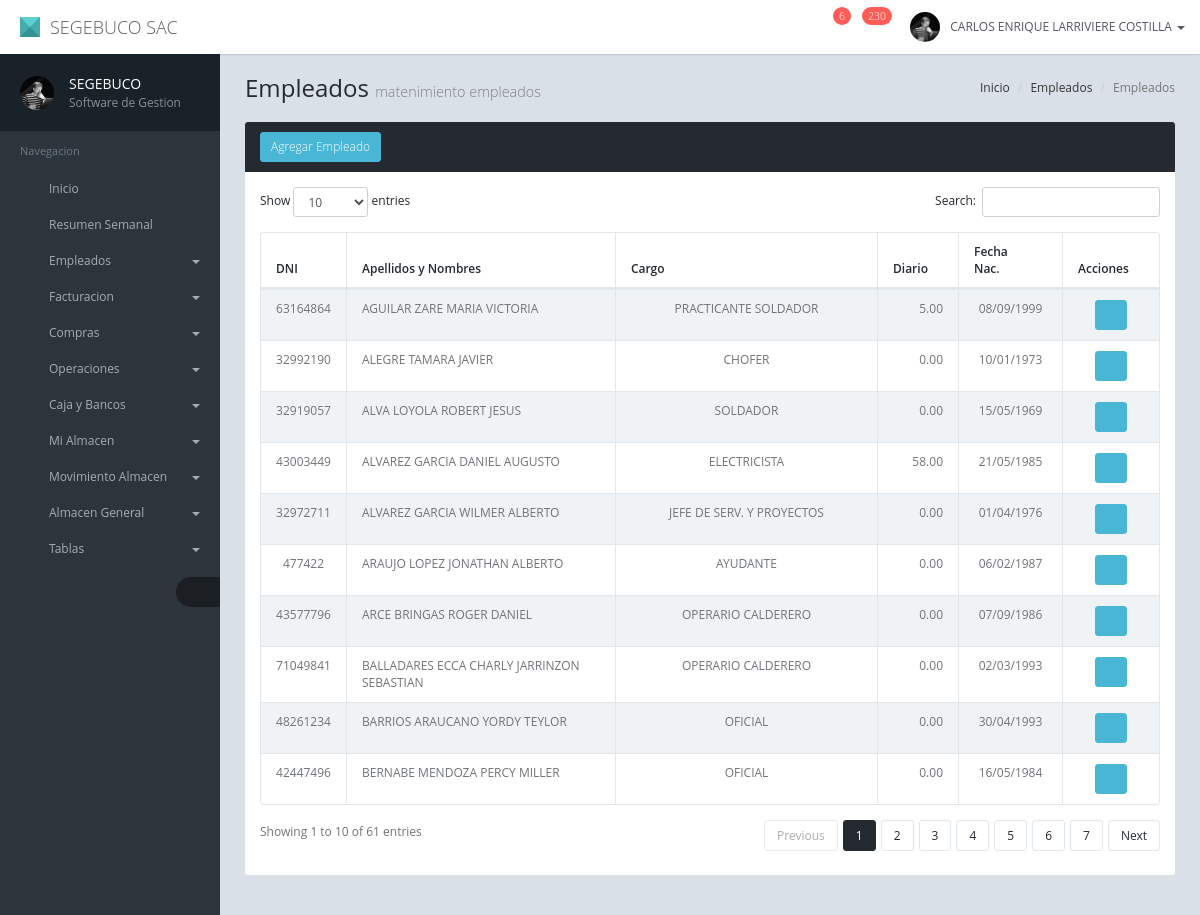
Screenshot of /intranet/old/ver_empleados.php (signed in) with the database file from the repository.
### tables this page shows
CREATE TABLE `colaborador` (
  `id` int(4) NOT NULL,
  `dni` char(8) NOT NULL,
  `nombres` varchar(45) NOT NULL,
  `ape_pat` varchar(45) NOT NULL,
  `ape_mat` varchar(45) NOT NULL,
  `direccion` varchar(150) NOT NULL,
  `email` varchar(150) NOT NULL,
  `fecha_nacimiento` date NOT NULL,
  `telefono1` char(10) NOT NULL,
  `telefono2` char(10) NOT NULL,
  `grado_estudios` int(2) NOT NULL,
  `profesion` varchar(150) NOT NULL,
  `cargo` int(4) NOT NULL,
  `categoria` int(1) NOT NULL,
  `jornal_dia` float(5,2) NOT NULL,
  `estado_civil` int(1) NOT NULL,
  `imagen` varchar(15) NOT NULL,
  `curriculum` varchar(20) NOT NULL,
  `archivo_dni` varchar(20) NOT NULL,
  `estado` char(1) NOT NULL
);

CREATE TABLE `detalle_tabla_general` (
  `general` int(4) NOT NULL,
  `id` int(4) NOT NULL,
  `descripcion` varchar(45) NOT NULL,
  `atributo` varchar(45) NOT NULL
);

### intranet/old/class/cl_empleado.php (called while the page is built, shortened)
<?php
include 'cl_conectar.php';
class cl_empleado {
    private $codigo;
    private $nombres;
    private $paterno;
    private $materno;
    function getNombres() {
        return $this->nombres;
    }
    function getPaterno() {
        return $this->paterno;
    }
    function getMaterno() {
        return $this->materno;
    }
    function setCodigo($codigo) {
        $this->codigo = $codigo;
    }
    function v_tabla_empleados() {
        global $conn;
        $query = "select c.id, c.dni, concat (c.ape_pat, ' ',c.ape_mat,' ', c.nombres) as nombres, c.fecha_nacimiento, c.jornal_dia, cat.descripcion as categoria, civ.descripcion as estado_civil, car.descripcion as cargo "
                . "from colaborador as c "
                . "inner join detalle_tabla_general as cat on cat.general = '4' and cat.id = c.categoria "
                . "inner join detalle_tabla_general as civ on civ.general = '3' and civ.id = c.estado_civil "
                . "inner join detalle_tabla_general as car on car.general = '1' and car.id = c.cargo ";
        $resultado = $conn->query($query);
        $fila = $resultado->fetch_all(MYSQLI_ASSOC);
        return $fila;
    }
    function obtener_datos() {
        $existe = false;
        global $conn;
        $consulta = "select * from colaborador where id = '" . $this->codigo . "'";
        $respuesta = $conn->query($consulta);
        if ($respuesta->num_rows > 0) {
            while ($fila = $respuesta->fetch_assoc()) {
                $existe = true;
                $this->nombres = $fila['nombres'];
                $this->paterno = $fila['ape_pat'];
                $this->materno = $fila['ape_mat'];
                $this->materno = $fila['ape_mat'];
            }
        }
        return $existe;
    }
}

### intranet/old/class/cl_notificacion.php (called while the page is built, shortened)
<?php
require_once 'cl_empleado.php';
class cl_notificacion {
    function cumpleanos() {
        $cl_empleado = new cl_empleado();
    }
}

### intranet/old/class/cl_varios.php (called while the page is built, shortened)
<?php
class cl_varios {
    function fecha_mysql_web($source) {
        $date = new DateTime($source);
        return $date->format('d/m/Y');
    }
}

### intranet/old/ver_empleados.php (the view, shortened to what this page needs)
<?php
require 'class/cl_empleado.php';
require 'class/cl_varios.php';
$cl_varios = new cl_varios();
?>
<!DOCTYPE html>
<html lang="es">
    <head>
        <link href="assets/plugins/jquery-ui/themes/base/minified/jquery-ui.min.css" rel="stylesheet" />
        <link href="assets/plugins/bootstrap/css/bootstrap.min.css" rel="stylesheet" />
        <link href="assets/plugins/font-awesome/css/font-awesome.min.css" rel="stylesheet" />
        <link href="assets/css/animate.min.css" rel="stylesheet" />
        <link href="assets/css/style.min.css" rel="stylesheet" />
        <link href="assets/css/style-responsive.min.css" rel="stylesheet" />
        <link href="assets/css/theme/default.css" rel="stylesheet" id="theme" />
        <link href="assets/plugins/DataTables/media/css/dataTables.bootstrap.min.css" rel="stylesheet" />
        <link href="assets/plugins/DataTables/extensions/Responsive/css/responsive.bootstrap.min.css" rel="stylesheet" />
    </head>
    <body>
        <div id="page-container" class="page-container fade page-sidebar-fixed page-header-fixed">
            <?php include 'includes/header.php'; ?>
            <?php include 'includes/sidebar.php'; ?>
            <div id="content" class="content">
                <ol class="breadcrumb pull-right">
                    <li><a href="javascript:;">Inicio</a></li>
                    <li><a href="javascript:;">Empleados</a></li>
                    <li class="active">Empleados</li>
                </ol>
                <h1 class="page-header">Empleados <small>matenimiento empleados</small></h1>
                <div class="row">
                    <div class="col-md-12">
                        <div class="panel panel-inverse">
                            <div class="panel-heading">
                                <a href="reg_empleado.php" class="btn btn-info btn-sm" >Agregar Empleado</a>
                            </div>
                            <div class="panel-body">
                                <div class="table-responsive123">
                                    <table id="tabla_empleados" class="table table-striped table-bordered">
                                        <thead>
                                            <tr>
                                                <th>DNI</th>
                                                <th>Apellidos y Nombres</th>
                                                <th>Cargo</th>
                                                <th>Diario</th>
                                                <th>Fecha Nac.</th>
                                                <th>Acciones</th>
                                            </tr>
                                        </thead>
                                        <tbody>
                                            <?php
                                            $a_empleados = $cl_empleado->v_tabla_empleados();
                                            foreach ($a_empleados as $value) {
                                                ?>
                                                <tr class="odd gradeX">
                                                    <td class="text-center"><?php echo $value['dni'] ?></td>
                                                    <td><?php echo $value['nombres'] ?></td>
                                                    <td class="text-center"><?php echo $value['cargo'] ?></td>
                                                    <td class="text-right"><?php echo $value['jornal_dia'] ?></td>
                                                    <td class="text-center"><?php echo $cl_varios->fecha_mysql_web($value['fecha_nacimiento']) ?></td>
                                                    <td class="text-center">
                                                        <a href="mod_empleado.php?codigo=<?php echo $value['id'] ?>" class="btn btn-info btn-sm"><i class="fa fa-edit"></i></a>
                                                    </td>
                                                </tr>
                                                <?php
                                            }
                                            ?>
                                        </tbody>
                                    </table>
                                </div>
                            </div>
                        </div>
                    </div>
                </div>
            </div>
        </div>
    </body>
</html>

### intranet/old/includes/header.php (shortened to what this page needs)
<?php
include 'class/cl_notificacion.php';
require_once 'class/cl_almacen.php';
require_once 'class/cl_empleado.php';
$cl_uempleado = new cl_empleado();
$cl_uempleado->setCodigo($_SESSION["empleado"]);
$cl_uempleado->obtener_datos();
$a_cumpleanos = $_SESSION['cumpleanos'];
$a_notificacion = $_SESSION['notificaciones'];
?>
<div id="header" class="header navbar navbar-default navbar-fixed-top">
    <div class="container-fluid">
        <div class="navbar-header">
            <a href="index.php" class="navbar-brand"><span class="navbar-logo"></span> SEGEBUCO SAC</a>
        </div>
        <ul class="nav navbar-nav navbar-right">
            <li class="dropdown">
                <a href="javascript:;" data-toggle="dropdown" class="dropdown-toggle f-s-14">
                    <i class="fa fa-bell-o"></i>
                    <span class="label"><?php echo count($a_cumpleanos) ?></span>
                </a>
            </li>
            <li class="dropdown">
                <a href="javascript:;" data-toggle="dropdown" class="dropdown-toggle f-s-14">
                    <i class="fa fa-bell-o"></i>
                    <span class="label"><?php echo count($a_notificacion) ?></span>
                </a>
            </li>
            <li class="dropdown navbar-user">
                <a href="javascript:;" class="dropdown-toggle" data-toggle="dropdown">
                    <img src="assets/img/user-13.jpg" alt="" />
                    <span class="hidden-xs"><?php echo $cl_uempleado->getNombres() . ' ' . $cl_uempleado->getPaterno() . ' ' . $cl_uempleado->getMaterno() ?></span> <b class="caret"></b>
                </a>
            </li>
        </ul>
    </div>
</div>

### intranet/old/includes/sidebar.php (shortened to what this page needs)
<div id="sidebar" class="sidebar">
    <div data-scrollbar="true" data-height="100%">
        <ul class="nav">
            <li class="nav-profile">
                <div class="image">
                    <a href="javascript:;"><img src="assets/img/user-13.jpg" alt="" /></a>
                </div>
                <div class="info">
                    SEGEBUCO
                    <small>Software de Gestion</small>
                </div>
            </li>
        </ul>
        <ul class="nav">
            <li class="nav-header">Navegacion</li>
            <li><a href="index.php"><i class="fa fa-info"></i> <span>Inicio</span></a></li>
            <li><a href="resumen.php"><i class="fa fa-home"></i> <span>Resumen Semanal</span></a></li>
            <li class="has-sub">
                <a href="javascript:;">
                    <span class="caret pull-right"></span>
                    <i class="fa fa-user"></i>
                    <span>Empleados</span>
                </a>
            </li>
            <li class="has-sub">
                <a href="javascript:;">
                    <span class="caret pull-right"></span>
                    <i class="fa fa-money"></i>
                    <span>Facturacion</span>
                </a>
            </li>
            <li class="has-sub">
                <a href="javascript:;">
                    <span class="caret pull-right"></span>
                    <i class="fa fa-user-plus"></i>
                    <span>Compras</span>
                </a>
            </li>
            <li class="has-sub">
                <a href="javascript:;">
                    <span class="caret pull-right"></span>
                    <i class="fa fa-server"></i>
                    <span>Operaciones</span>
                </a>
            </li>
            <li class="has-sub">
                <a href="javascript:;">
                    <span class="caret pull-right"></span>
                    <i class="fa fa-dollar"></i>
                    <span>Caja y Bancos</span>
                </a>
            </li>
            <li class="has-sub">
                <a href="javascript:;">
                    <span class="caret pull-right"></span>
                    <i class="fa fa-shield"></i>
                    <span>Mi Almacen</span>
                </a>
            </li>
            <li class="has-sub">
                <a href="javascript:;">
                    <span class="caret pull-right"></span>
                    <i class="fa fa-exchange"></i>
                    <span>Movimiento Almacen</span>
                </a>
            </li>
            <li class="has-sub">
                <a href="javascript:;">
                    <span class="caret pull-right"></span>
                    <i class="fa fa-cogs"></i>
                    <span>Almacen General</span>
                </a>
            </li>
            <li class="has-sub">
                <a href="javascript:;">
                    <span class="caret pull-right"></span>
                    <i class="fa fa-inbox"></i>
                    <span>Tablas</span>
                </a>
            </li>
            <li><a href="javascript:;" class="sidebar-minify-btn" data-click="sidebar-minify"><i class="fa fa-angle-double-left"></i></a></li>
        </ul>
    </div>
</div>

### intranet/old/assets/css/theme/default.css (style rules this page uses)
.navbar-logo, .coming-soon .brand .logo, .login .login-header .brand .logo { border-color: #4DCACA #31A3A3 #1D8888; }

### rows the page displays
colaborador: nombres "CARLOS ENRIQUE", ape_pat "LARRIVIERE", ape_mat "COSTILLA"
colaborador: dni "32972711", nombres "ALVAREZ GARCIA WILMER ALBERTO", detalle_tabla_general.descripcion "JEFE DE SERV. Y PROYECTOS", jornal_dia "0.00", fecha_nacimiento "01/04/1976"
colaborador: dni "43003449", nombres "ALVAREZ GARCIA DANIEL AUGUSTO", detalle_tabla_general.descripcion "ELECTRICISTA", jornal_dia "58.00", fecha_nacimiento "21/05/1985"
colaborador: dni "43577796", nombres "ARCE BRINGAS ROGER DANIEL", detalle_tabla_general.descripcion "OPERARIO CALDERERO", jornal_dia "0.00", fecha_nacimiento "07/09/1986"
colaborador: dni "63164864", nombres "AGUILAR ZARE MARIA VICTORIA", detalle_tabla_general.descripcion "PRACTICANTE SOLDADOR", jornal_dia "5.00", fecha_nacimiento "08/09/1999"
colaborador: dni "71049841", nombres "BALLADARES ECCA CHARLY JARRINZON SEBASTIAN", detalle_tabla_general.descripcion "OPERARIO CALDERERO", jornal_dia "0.00", fecha_nacimiento "02/03/1993"
colaborador: dni "48261234", nombres "BARRIOS ARAUCANO YORDY TEYLOR", detalle_tabla_general.descripcion "OFICIAL", jornal_dia "0.00", fecha_nacimiento "30/04/1993"
colaborador: dni "42447496", nombres "BERNABE MENDOZA PERCY MILLER", detalle_tabla_general.descripcion "OFICIAL", jornal_dia "0.00", fecha_nacimiento "16/05/1984"
colaborador: dni "32919057", nombres "ALVA LOYOLA ROBERT JESUS", detalle_tabla_general.descripcion "SOLDADOR", jornal_dia "0.00", fecha_nacimiento "15/05/1969"
colaborador: dni "477422", nombres "ARAUJO LOPEZ JONATHAN ALBERTO", detalle_tabla_general.descripcion "AYUDANTE", jornal_dia "0.00", fecha_nacimiento "06/02/1987"
colaborador: dni "32992190", nombres "ALEGRE TAMARA JAVIER", detalle_tabla_general.descripcion "CHOFER", jornal_dia "0.00", fecha_nacimiento "10/01/1973"

### other values shown
count($a_cumpleanos) "6"
count($a_notificacion) "230"
